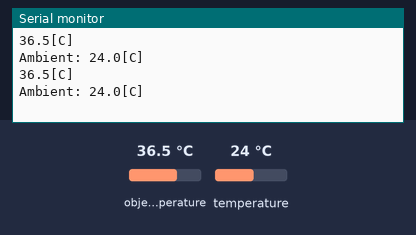
Simulated run of this sketch. Board: ESP32. Parts: the last lines printed to the serial monitor. Inputs (shaded band) come from the test bench; at power-on: object temperature 36.5 °C, temperature 24 °C.

Above: at 3.8 s.
3.9 s: object temperature set to 20 °C
At 7.0 s:
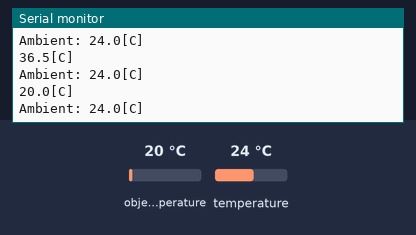
7.8 s: temperature set to 12 °C
At 9.4 s:
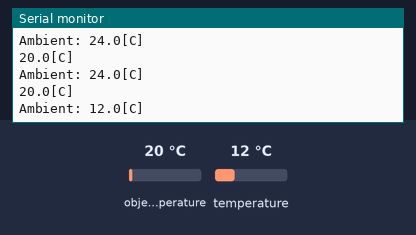
11.7 s: object temperature set to 26 °C
At 12.9 s:
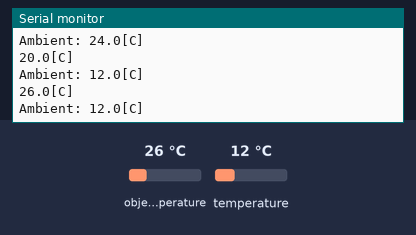
Timing chart, 0 to 14.7 s (numbered marks = the images above; inputs shaded):
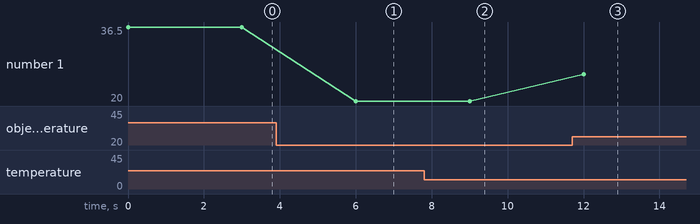

The sketch:

mlx90614_esp32.ino
```cpp
#include <Adafruit_MLX90614.h>

Adafruit_MLX90614 mlx = Adafruit_MLX90614();

void setup() {
  Serial.begin(112500);
  mlx.begin();
}

void loop() {
  String line1, line2;
  line1 = String(mlx.readObjectTempC(), 1);
  line1 += "[C]";
  line2 = "Ambient: ";
  line2 += String(mlx.readAmbientTempC(), 1);
  line2 += "[C]";
  Serial.println(line1);
  Serial.println(line2);

  delay(3000);
}
```

Measured:
- after the input at 3.9 s, the serial monitor: prints a new line after 2.1 s (image 1)
- after the input at 7.8 s, the serial monitor: prints a new line after 1.2 s (image 2)
- after the input at 11.7 s, the serial monitor: prints a new line after 0.31 s (image 3)
- plotted number 1: 36.5 → 20 after the input at 3.9 s, 20 → 26 after the input at 11.7 s
